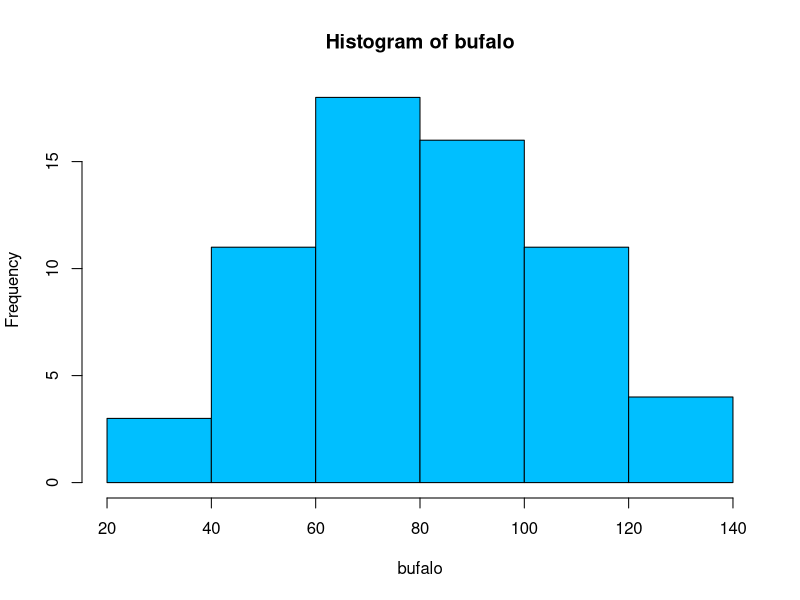
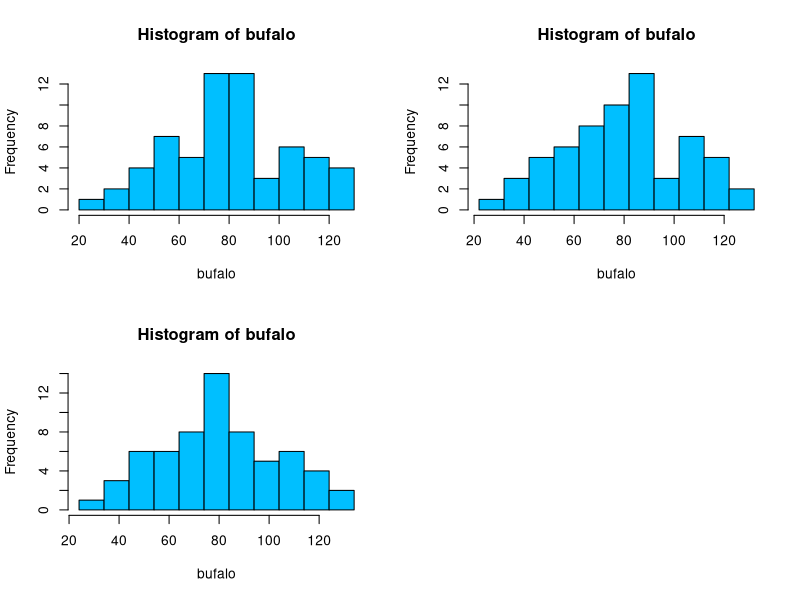

These figures' R source, in order: (Note: this script raises an error after producing the figures.)
library(ggplot2)
library(gridExtra)

bufalo<-scan("buffalo.txt")
datos<-data.frame("nieve"= bufalo)

# Histogramas
#1
hist(bufalo, col="deepskyblue")

par(mfrow=c(2,2))
hist(bufalo, col="deepskyblue",breaks =seq(20,130,10))
hist(bufalo, col="deepskyblue",breaks =seq(22,132,10))
hist(bufalo, col="deepskyblue",breaks =seq(24,134,10))
hist(bufalo, col="deepskyblue",breaks =seq(26,136,10)) #\\(0.0)//
par(mfrow=c(1,1))

#2
hist(bufalo, col="deepskyblue",breaks =c(10, 20, 30, 40, 50, 60, 70, 80, 90, 100, 110, 120, 130))
par(mfrow=c(1,1))

# con ggplot2
g1<-ggplot(datos, aes(X1)) + 
  geom_histogram(aes(x=nieve,y = ..density..),binwidth = 2,alpha=0.5, 
                 fill = "mediumpurple3", color = "black",
                 breaks =seq(20,130,10)) + 
  theme_light()


g2<-ggplot(datos, aes(X1)) + 
  geom_histogram(aes(x=nieve,y = ..density..),binwidth = 2,alpha=0.5, 
                 fill = "mediumpurple3", color = "black",
                 breaks =seq(22,132,10)) + 
  theme_light()

g3<-ggplot(datos, aes(X1)) + 
  geom_histogram(aes(x=nieve,y = ..density..),binwidth = 2,alpha=0.5, 
                 fill = "mediumpurple3", color = "black",
                 breaks =seq(24,134,10)) + 
  theme_light()

g4<-ggplot(datos, aes(X1)) + 
  geom_histogram(aes(x=nieve,y = ..density..),binwidth = 2,alpha=0.5, 
                 fill = "mediumpurple3", color = "black",
                 breaks =seq(26,136,10)) + 
  theme_light()
grid.arrange(g1, g2, g3,g4, nrow = 2)

#3 Estimemos la probabilidad

estimamos<-function(x,h,Datos)
{
  p_est<-sum(Datos<=(x+h) & Datos>=(x-h))/length(Datos)
  return(p_est)
}

x<-sort(bufalo) #los ordeno solo porque cuando los grafico quiero que me funcione bien el comando lines


h<-10
est1<-c()
for(i in 1:length(bufalo))
{
  est1[i]<-estimamos(x[i],h,bufalo)
  
}

h<-20
est2<-c()
for(i in 1:length(bufalo))
{
  est2[i]<-estimamos(x[i],h,bufalo)
  
}

h<-30
est3<-c()
for(i in 1:length(bufalo))
{
  est3[i]<-estimamos(x[i],h,bufalo)
  
}

plot(x,est3, col=col3, type="l", lwd=2)
lines(x,est1, col=col1, type="l", lwd=2)
lines(x,est2, col=col2, type="l", lwd=2)

estimamos(50,10,bufalo)


# Estimadores basados en nucleos

# Estimacion Parzen
uniforme<-function(u)
{
  ifelse(u>-1 & u<1,1,0)/2
}


#para nucleos
f_sombrero<-function(x,k,datos,h) #datos= Xi
{
  s<-0
  for(i in 1:length(datos))
  {
    c<-k((x-datos[i])/h)
    s<-s+c
  }
  f<-s/(length(datos)*h)
  return(f)
}  


densidad.est.parzen<-function(x,h,z) # x: datos, z:valor donde exaluo la f
{
  f_sombrero(z,uniforme,x,h)
}


nuevos<-seq(25,126.4,length=200)
h<-10
f_estimada1<-densidad.est.parzen(datos$nieve,h,nuevos)
f_est<-data.frame("x"=nuevos,  "estimada1"=f_estimada1)

densidad.est.parzen(bufalo,10, bufalo[1])

ggplot(f_est,aes(x=x,y=estimada1))+
  geom_line(col="steelblue")+
  theme_light()


h<-20
f_est$estimada2<-densidad.est.parzen(datos$nieve,h,nuevos)

h<-30
f_est$estimada3<-densidad.est.parzen(datos$nieve,h,nuevos)


ggplot(f_est)+
  geom_histogram(data=datos,aes(x=nieve,y = ..density..),binwidth = 2,alpha=0.3, 
                 fill = "mediumpurple3", color = "black",
                 breaks =seq(25,126.4,10)) + 
  geom_line(aes(x=x,y=estimada1),col="steelblue",lwd=1.5)+
  geom_line(aes(x=x,y=estimada2),col="firebrick",lwd=1.5)+
  geom_line(aes(x=x,y=estimada3),col="olivedrab4",lwd=1.5)+
  theme_light()



#Con density. Density evalua sobre una grilla equiespaciada
h<-5

#help(density)  kernel = c("gaussian", "epanechnikov", "rectangular",
 #                         "triangular", "biweight",
  #                        "cosine", "optcosine"),

hist(datos$nieve, freq = FALSE,ylim=c(0,0.02))
h<-10
lines(density(datos$nieve,kernel = "gaussian",window=h),col="yellowgreen",lwd=2)
lines(density(datos$nieve,kernel = "epanechnikov",window=h),col="firebrick",lwd=2)
lines(density(datos$nieve,kernel = "rectangular",window=h),col="steelblue",lwd=2)



# Uso mi función que da lo mismo que el density, pero la puedo evaluar en los puntos que yo quiero.
gauss<-function(u)
{
  k<-exp(-(u^2)/2)/sqrt(2*pi)
  return(k)
}

estimada5<-f_sombrero(sort(datos$nieve),gauss,datos$nieve,10)


# Otros nucleos
epa<-function(u)
{
  ifelse(abs(u) < 1,3/4*(1-u^2),0)
} 


